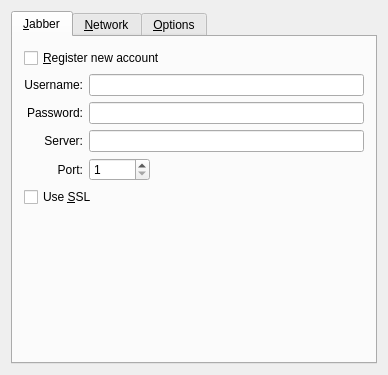
<?xml version="1.0" encoding="UTF-8"?>
<ui version="4.0">
 <class>JabberConfigBase</class>
 <widget class="QWidget" name="JabberConfigBase">
  <property name="geometry">
   <rect>
    <x>0</x>
    <y>0</y>
    <width>388</width>
    <height>375</height>
   </rect>
  </property>
  <property name="windowTitle">
   <string>Form1</string>
  </property>
  <layout class="QVBoxLayout">
   <property name="margin">
    <number>11</number>
   </property>
   <item>
    <widget class="QTabWidget" name="tabCfg">
     <property name="currentIndex">
      <number>0</number>
     </property>
     <widget class="QWidget" name="tabJabber">
      <attribute name="title">
       <string>&amp;Jabber</string>
      </attribute>
      <layout class="QVBoxLayout" name="verticalLayout_2">
       <property name="margin">
        <number>11</number>
       </property>
       <item>
        <widget class="QCheckBox" name="chkRegister">
         <property name="text">
          <string>&amp;Register new account</string>
         </property>
        </widget>
       </item>
       <item>
        <layout class="QGridLayout" name="gridLayout_2">
         <item row="0" column="0">
          <widget class="QLabel" name="lblUin">
           <property name="text">
            <string>Username:</string>
           </property>
           <property name="alignment">
            <set>Qt::AlignRight|Qt::AlignTrailing|Qt::AlignVCenter</set>
           </property>
           <property name="wordWrap">
            <bool>false</bool>
           </property>
          </widget>
         </item>
         <item row="0" column="1">
          <widget class="QLineEdit" name="edtID"/>
         </item>
         <item row="1" column="0">
          <widget class="QLabel" name="TextLabel2">
           <property name="text">
            <string>Password:</string>
           </property>
           <property name="alignment">
            <set>Qt::AlignRight|Qt::AlignTrailing|Qt::AlignVCenter</set>
           </property>
           <property name="wordWrap">
            <bool>false</bool>
           </property>
          </widget>
         </item>
         <item row="1" column="1">
          <widget class="QLineEdit" name="edtPasswd">
           <property name="echoMode">
            <enum>QLineEdit::Password</enum>
           </property>
          </widget>
         </item>
         <item row="2" column="0">
          <widget class="QLabel" name="lblServer1">
           <property name="text">
            <string>Server:</string>
           </property>
           <property name="alignment">
            <set>Qt::AlignRight|Qt::AlignTrailing|Qt::AlignVCenter</set>
           </property>
           <property name="wordWrap">
            <bool>false</bool>
           </property>
          </widget>
         </item>
         <item row="2" column="1">
          <widget class="QLineEdit" name="edtServer1"/>
         </item>
         <item row="3" column="0">
          <widget class="QLabel" name="lblPort1">
           <property name="text">
            <string>Port:</string>
           </property>
           <property name="alignment">
            <set>Qt::AlignRight|Qt::AlignTrailing|Qt::AlignVCenter</set>
           </property>
           <property name="wordWrap">
            <bool>false</bool>
           </property>
          </widget>
         </item>
         <item row="3" column="1">
          <layout class="QHBoxLayout" name="horizontalLayout_2">
           <item>
            <widget class="QSpinBox" name="edtPort1">
             <property name="minimum">
              <number>1</number>
             </property>
             <property name="maximum">
              <number>65355</number>
             </property>
            </widget>
           </item>
           <item>
            <spacer name="horizontalSpacer">
             <property name="orientation">
              <enum>Qt::Horizontal</enum>
             </property>
             <property name="sizeHint" stdset="0">
              <size>
               <width>40</width>
               <height>20</height>
              </size>
             </property>
            </spacer>
           </item>
          </layout>
         </item>
        </layout>
       </item>
       <item>
        <widget class="QCheckBox" name="chkSSL">
         <property name="text">
          <string>Use &amp;SSL</string>
         </property>
        </widget>
       </item>
       <item>
        <widget class="LinkLabel" name="lnkPublic" native="true"/>
       </item>
       <item>
        <spacer name="Spacer8_2">
         <property name="orientation">
          <enum>Qt::Vertical</enum>
         </property>
         <property name="sizeType">
          <enum>QSizePolicy::Expanding</enum>
         </property>
         <property name="sizeHint" stdset="0">
          <size>
           <width>20</width>
           <height>20</height>
          </size>
         </property>
        </spacer>
       </item>
      </layout>
     </widget>
     <widget class="QWidget" name="tab">
      <attribute name="title">
       <string>&amp;Network</string>
      </attribute>
      <layout class="QVBoxLayout" name="verticalLayout_3">
       <property name="margin">
        <number>11</number>
       </property>
       <item>
        <layout class="QGridLayout" name="gridLayout_3">
         <item row="0" column="0">
          <widget class="QLabel" name="lblServer">
           <property name="text">
            <string>Server:</string>
           </property>
           <property name="alignment">
            <set>Qt::AlignRight|Qt::AlignTrailing|Qt::AlignVCenter</set>
           </property>
           <property name="wordWrap">
            <bool>false</bool>
           </property>
          </widget>
         </item>
         <item row="0" column="1">
          <widget class="QLineEdit" name="edtServer"/>
         </item>
         <item row="1" column="0">
          <widget class="QLabel" name="lblPort">
           <property name="text">
            <string>Port:</string>
           </property>
           <property name="alignment">
            <set>Qt::AlignRight|Qt::AlignTrailing|Qt::AlignVCenter</set>
           </property>
           <property name="wordWrap">
            <bool>false</bool>
           </property>
          </widget>
         </item>
         <item row="1" column="1">
          <layout class="QHBoxLayout" name="horizontalLayout_3">
           <item>
            <widget class="QSpinBox" name="edtPort">
             <property name="minimum">
              <number>1</number>
             </property>
             <property name="maximum">
              <number>65535</number>
             </property>
            </widget>
           </item>
           <item>
            <spacer name="Spacer3">
             <property name="orientation">
              <enum>Qt::Horizontal</enum>
             </property>
             <property name="sizeType">
              <enum>QSizePolicy::Expanding</enum>
             </property>
             <property name="sizeHint" stdset="0">
              <size>
               <width>20</width>
               <height>20</height>
              </size>
             </property>
            </spacer>
           </item>
          </layout>
         </item>
        </layout>
       </item>
       <item>
        <widget class="QCheckBox" name="chkSSL1">
         <property name="text">
          <string>Use &amp;SSL</string>
         </property>
        </widget>
       </item>
       <item>
        <widget class="QCheckBox" name="chkPlain">
         <property name="text">
          <string>Use &amp;plain text login</string>
         </property>
        </widget>
       </item>
       <item>
        <widget class="QLabel" name="TextLabel1_2_2">
         <property name="text">
          <string>Port range for direct connections:</string>
         </property>
         <property name="wordWrap">
          <bool>false</bool>
         </property>
        </widget>
       </item>
       <item>
        <layout class="QHBoxLayout">
         <item>
          <widget class="QSpinBox" name="edtMinPort">
           <property name="minimum">
            <number>1024</number>
           </property>
           <property name="maximum">
            <number>65534</number>
           </property>
          </widget>
         </item>
         <item>
          <widget class="QLabel" name="TextLabel2_2">
           <property name="text">
            <string>-</string>
           </property>
           <property name="wordWrap">
            <bool>false</bool>
           </property>
          </widget>
         </item>
         <item>
          <widget class="QSpinBox" name="edtMaxPort">
           <property name="minimum">
            <number>1024</number>
           </property>
           <property name="maximum">
            <number>65534</number>
           </property>
          </widget>
         </item>
         <item>
          <spacer name="Spacer5_2">
           <property name="orientation">
            <enum>Qt::Horizontal</enum>
           </property>
           <property name="sizeType">
            <enum>QSizePolicy::Expanding</enum>
           </property>
           <property name="sizeHint" stdset="0">
            <size>
             <width>20</width>
             <height>20</height>
            </size>
           </property>
          </spacer>
         </item>
        </layout>
       </item>
       <item>
        <widget class="Line" name="Line2">
         <property name="frameShape">
          <enum>QFrame::HLine</enum>
         </property>
         <property name="frameShadow">
          <enum>QFrame::Sunken</enum>
         </property>
        </widget>
       </item>
       <item>
        <widget class="QCheckBox" name="chkHTTP">
         <property name="text">
          <string>Use &amp;HTTP polling</string>
         </property>
        </widget>
       </item>
       <item>
        <layout class="QHBoxLayout">
         <item>
          <widget class="QLabel" name="TextLabel1_3">
           <property name="text">
            <string>URL:</string>
           </property>
           <property name="wordWrap">
            <bool>false</bool>
           </property>
          </widget>
         </item>
         <item>
          <widget class="QLineEdit" name="edtUrl"/>
         </item>
        </layout>
       </item>
       <item>
        <widget class="QLabel" name="TextLabel1_4">
         <property name="sizePolicy">
          <sizepolicy hsizetype="Preferred" vsizetype="Minimum">
           <horstretch>0</horstretch>
           <verstretch>0</verstretch>
          </sizepolicy>
         </property>
         <property name="text">
          <string>Note: For HTTP-polling using proxy settings for HTTP</string>
         </property>
         <property name="alignment">
          <set>Qt::AlignLeading|Qt::AlignLeft|Qt::AlignVCenter</set>
         </property>
         <property name="wordWrap">
          <bool>false</bool>
         </property>
        </widget>
       </item>
       <item>
        <spacer name="Spacer4">
         <property name="orientation">
          <enum>Qt::Vertical</enum>
         </property>
         <property name="sizeType">
          <enum>QSizePolicy::Expanding</enum>
         </property>
         <property name="sizeHint" stdset="0">
          <size>
           <width>20</width>
           <height>20</height>
          </size>
         </property>
        </spacer>
       </item>
      </layout>
     </widget>
     <widget class="QWidget" name="tab">
      <attribute name="title">
       <string>&amp;Options</string>
      </attribute>
      <layout class="QVBoxLayout" name="verticalLayout">
       <property name="margin">
        <number>11</number>
       </property>
       <item>
        <layout class="QGridLayout" name="gridLayout">
         <item row="0" column="0">
          <widget class="QLabel" name="TextLabel1_2">
           <property name="text">
            <string>Resource:</string>
           </property>
           <property name="alignment">
            <set>Qt::AlignRight|Qt::AlignTrailing|Qt::AlignVCenter</set>
           </property>
           <property name="wordWrap">
            <bool>false</bool>
           </property>
          </widget>
         </item>
         <item row="0" column="1">
          <widget class="QLineEdit" name="edtResource"/>
         </item>
         <item row="1" column="0">
          <widget class="QLabel" name="TextLabel1">
           <property name="text">
            <string>Priority:</string>
           </property>
           <property name="alignment">
            <set>Qt::AlignRight|Qt::AlignTrailing|Qt::AlignVCenter</set>
           </property>
           <property name="wordWrap">
            <bool>false</bool>
           </property>
          </widget>
         </item>
         <item row="1" column="1">
          <layout class="QHBoxLayout" name="horizontalLayout">
           <item>
            <widget class="QSpinBox" name="edtPriority"/>
           </item>
           <item>
            <spacer name="Spacer5">
             <property name="orientation">
              <enum>Qt::Horizontal</enum>
             </property>
             <property name="sizeType">
              <enum>QSizePolicy::Expanding</enum>
             </property>
             <property name="sizeHint" stdset="0">
              <size>
               <width>20</width>
               <height>20</height>
              </size>
             </property>
            </spacer>
           </item>
          </layout>
         </item>
        </layout>
       </item>
       <item>
        <widget class="QCheckBox" name="chkVHost">
         <property name="text">
          <string>Manualy specify Jabber host:</string>
         </property>
        </widget>
       </item>
       <item>
        <widget class="QLineEdit" name="edtVHost">
         <property name="enabled">
          <bool>false</bool>
         </property>
        </widget>
       </item>
       <item>
        <layout class="QHBoxLayout" name="horizontalLayout_5">
         <item>
          <widget class="QCheckBox" name="chkTyping">
           <property name="text">
            <string>Enable &amp;typing notification</string>
           </property>
           <property name="shortcut">
            <string>Alt+T</string>
           </property>
          </widget>
         </item>
         <item>
          <widget class="QLabel" name="label">
           <property name="text">
            <string>&lt;!DOCTYPE HTML PUBLIC &quot;-//W3C//DTD HTML 4.0//EN&quot; &quot;http://www.w3.org/TR/REC-html40/strict.dtd&quot;&gt;
&lt;html&gt;&lt;head&gt;&lt;meta name=&quot;qrichtext&quot; content=&quot;1&quot; /&gt;&lt;style type=&quot;text/css&quot;&gt;
p, li { white-space: pre-wrap; }
&lt;/style&gt;&lt;/head&gt;&lt;body style=&quot; font-family:'Lucida Grande'; font-size:13pt; font-weight:400; font-style:normal;&quot;&gt;
&lt;p style=&quot; margin-top:0px; margin-bottom:0px; margin-left:0px; margin-right:0px; -qt-block-indent:0; text-indent:0px;&quot;&gt;&lt;a href=&quot;http://www.xmpp.org/extensions/xep-0022.html&quot;&gt;&lt;span style=&quot; text-decoration: underline; color:#0000ff;&quot;&gt;(XEP-0022)&lt;/span&gt;&lt;/a&gt;&lt;/p&gt;&lt;/body&gt;&lt;/html&gt;</string>
           </property>
          </widget>
         </item>
        </layout>
       </item>
       <item>
        <layout class="QHBoxLayout" name="horizontalLayout_6">
         <item>
          <widget class="QCheckBox" name="chkRichText">
           <property name="text">
            <string>Send &amp;rich text messages if possible</string>
           </property>
          </widget>
         </item>
         <item>
          <widget class="QLabel" name="label_2">
           <property name="text">
            <string>&lt;!DOCTYPE HTML PUBLIC &quot;-//W3C//DTD HTML 4.0//EN&quot; &quot;http://www.w3.org/TR/REC-html40/strict.dtd&quot;&gt;
&lt;html&gt;&lt;head&gt;&lt;meta name=&quot;qrichtext&quot; content=&quot;1&quot; /&gt;&lt;style type=&quot;text/css&quot;&gt;
p, li { white-space: pre-wrap; }
&lt;/style&gt;&lt;/head&gt;&lt;body style=&quot; font-family:'Lucida Grande'; font-size:13pt; font-weight:400; font-style:normal;&quot;&gt;
&lt;p style=&quot; margin-top:0px; margin-bottom:0px; margin-left:0px; margin-right:0px; -qt-block-indent:0; text-indent:0px;&quot;&gt;&lt;a href=&quot;http://www.xmpp.org/extensions/xep-0071.html&quot;&gt;&lt;span style=&quot; text-decoration: underline; color:#0000ff;&quot;&gt;(XEP-0071)&lt;/span&gt;&lt;/a&gt;&lt;/p&gt;&lt;/body&gt;&lt;/html&gt;</string>
           </property>
          </widget>
         </item>
        </layout>
       </item>
       <item>
        <layout class="QHBoxLayout" name="horizontalLayout_7">
         <item>
          <widget class="QCheckBox" name="chkVersion">
           <property name="text">
            <string>Send and request version info</string>
           </property>
           <property name="shortcut">
            <string/>
           </property>
          </widget>
         </item>
         <item>
          <widget class="QLabel" name="label_3">
           <property name="text">
            <string>&lt;!DOCTYPE HTML PUBLIC &quot;-//W3C//DTD HTML 4.0//EN&quot; &quot;http://www.w3.org/TR/REC-html40/strict.dtd&quot;&gt;
&lt;html&gt;&lt;head&gt;&lt;meta name=&quot;qrichtext&quot; content=&quot;1&quot; /&gt;&lt;style type=&quot;text/css&quot;&gt;
p, li { white-space: pre-wrap; }
&lt;/style&gt;&lt;/head&gt;&lt;body style=&quot; font-family:'Lucida Grande'; font-size:13pt; font-weight:400; font-style:normal;&quot;&gt;
&lt;p style=&quot; margin-top:0px; margin-bottom:0px; margin-left:0px; margin-right:0px; -qt-block-indent:0; text-indent:0px;&quot;&gt;&lt;a href=&quot;http://www.xmpp.org/extensions/xep-0092.html&quot;&gt;&lt;span style=&quot; text-decoration: underline; color:#0000ff;&quot;&gt;(XEP-0092)&lt;/span&gt;&lt;/a&gt;&lt;/p&gt;&lt;/body&gt;&lt;/html&gt;</string>
           </property>
          </widget>
         </item>
        </layout>
       </item>
       <item>
        <widget class="QCheckBox" name="chkIcons">
         <property name="text">
          <string>Use protocol &amp;icons for agents contacts</string>
         </property>
         <property name="shortcut">
          <string>Alt+I</string>
         </property>
        </widget>
       </item>
       <item>
        <widget class="QCheckBox" name="chkSubscribe">
         <property name="text">
          <string>Automatically send &amp;subscribe request</string>
         </property>
         <property name="shortcut">
          <string>Alt+S</string>
         </property>
        </widget>
       </item>
       <item>
        <widget class="QCheckBox" name="chkAccept">
         <property name="text">
          <string>Automatically &amp;accept subscribe requests</string>
         </property>
         <property name="shortcut">
          <string>Alt+A</string>
         </property>
        </widget>
       </item>
       <item>
        <spacer name="Spacer8">
         <property name="orientation">
          <enum>Qt::Vertical</enum>
         </property>
         <property name="sizeType">
          <enum>QSizePolicy::Expanding</enum>
         </property>
         <property name="sizeHint" stdset="0">
          <size>
           <width>20</width>
           <height>20</height>
          </size>
         </property>
        </spacer>
       </item>
      </layout>
     </widget>
    </widget>
   </item>
  </layout>
 </widget>
 <layoutdefault spacing="6" margin="11"/>
 <customwidgets>
  <customwidget>
   <class>LinkLabel</class>
   <extends>QWidget</extends>
   <header>simgui/linklabel.h</header>
  </customwidget>
 </customwidgets>
 <tabstops>
  <tabstop>chkRegister</tabstop>
  <tabstop>chkSSL</tabstop>
  <tabstop>chkPlain</tabstop>
  <tabstop>edtMinPort</tabstop>
  <tabstop>edtMaxPort</tabstop>
  <tabstop>chkVHost</tabstop>
  <tabstop>edtVHost</tabstop>
  <tabstop>chkIcons</tabstop>
 </tabstops>
 <includes>
  <include location="local">simgui/linklabel.h</include>
 </includes>
 <resources/>
 <connections/>
</ui>
